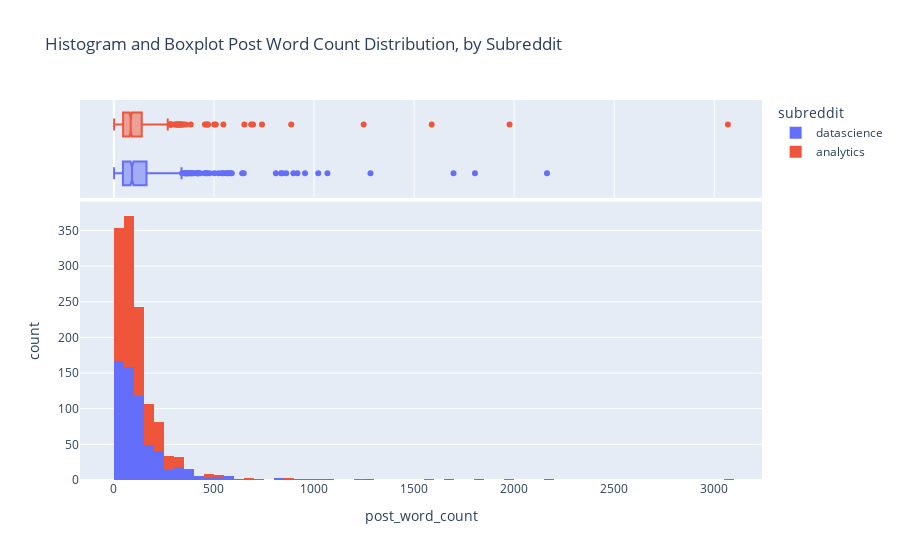

The cell this chart's notebook holds for it:
### Markdown cell above
**What's the distribution of post length for each subreddit?**

### Code cell
px.histogram(data_frame=df_clean, x="post_word_count", color="subreddit", 
             marginal="box", title="Histogram and Boxplot Post Word Count Distribution, by Subreddit")

### Figure 1 — Plotly figure (JSON) as saved in the notebook; plotly's stock layout.template omitted (floating-point values rounded to 4 significant figures; data arrays with more than 128 entries replaced by an {"elided": "..."} marker saying what was removed)
{"data": [{"alignmentgroup": "True", "bingroup": "x", "hovertemplate": "subreddit=datascience<br>post_word_count=%{x}<br>count=%{y}<extra></extra>", "legendgroup": "datascience", "marker": {"color": "#636efa"}, "name": "datascience", "offsetgroup": "datascience", "orientation": "v", "showlegend": true, "type": "histogram", "x": {"elided": "614 int values"}, "xaxis": "x", "yaxis": "y"}, {"alignmentgroup": "True", "hovertemplate": "subreddit=datascience<br>post_word_count=%{x}<extra></extra>", "legendgroup": "datascience", "marker": {"color": "#636efa"}, "name": "datascience", "notched": true, "offsetgroup": "datascience", "showlegend": false, "type": "box", "x": {"elided": "614 int values"}, "xaxis": "x2", "yaxis": "y2"}, {"alignmentgroup": "True", "bingroup": "x", "hovertemplate": "subreddit=analytics<br>post_word_count=%{x}<br>count=%{y}<extra></extra>", "legendgroup": "analytics", "marker": {"color": "#EF553B"}, "name": "analytics", "offsetgroup": "analytics", "orientation": "v", "showlegend": true, "type": "histogram", "x": {"elided": "672 int values"}, "xaxis": "x", "yaxis": "y"}, {"alignmentgroup": "True", "hovertemplate": "subreddit=analytics<br>post_word_count=%{x}<extra></extra>", "legendgroup": "analytics", "marker": {"color": "#EF553B"}, "name": "analytics", "notched": true, "offsetgroup": "analytics", "showlegend": false, "type": "box", "x": {"elided": "672 int values"}, "xaxis": "x2", "yaxis": "y2"}], "layout": {"barmode": "relative", "legend": {"title": {"text": "subreddit"}, "tracegroupgap": 0}, "title": {"text": "Histogram and Boxplot Post Word Count Distribution, by Subreddit"}, "xaxis": {"anchor": "y", "domain": [0, 1], "title": {"text": "post_word_count"}}, "xaxis2": {"anchor": "y2", "domain": [0, 1], "matches": "x", "showgrid": true, "showticklabels": false}, "yaxis": {"anchor": "x", "domain": [0, 0.7326], "title": {"text": "count"}}, "yaxis2": {"anchor": "x2", "domain": [0.7426, 1], "matches": "y2", "showgrid": false, "showline": false, "showticklabels": false, "ticks": ""}}}
